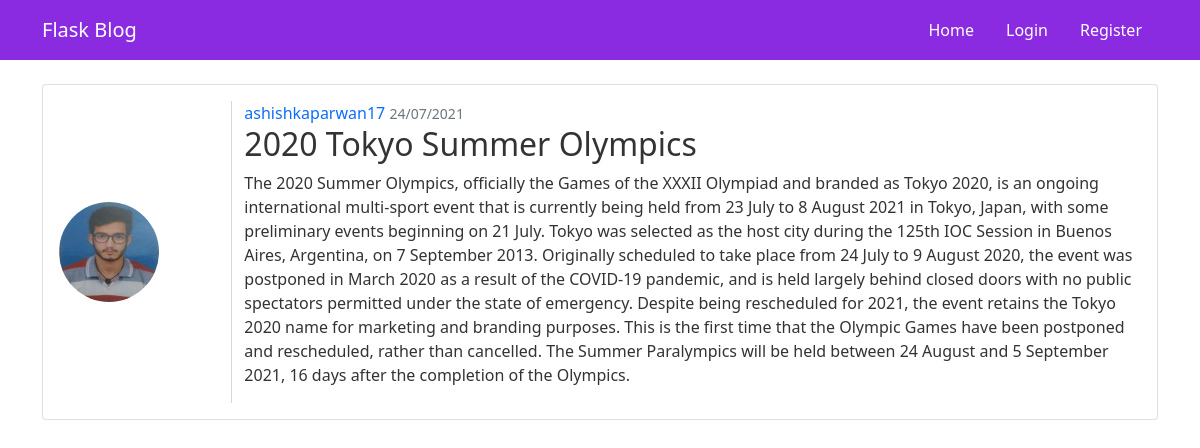
/post/1, run on the app's committed database.
### flaskblog/models.py (models this page shows, shortened)
class User(db.Model, UserMixin):
    id=db.Column(db.Integer,primary_key=True)
    username=db.Column(db.String(20),unique=True,nullable=False)
    email=db.Column(db.String(120),unique=True,nullable=False)
    image_file=db.Column(db.String(20),nullable=False,default='default.jpeg')
    password=db.Column(db.String(60),nullable=False)
    posts=db.relationship('Post',backref='author',lazy=True)

class Post(db.Model):
    id=db.Column(db.Integer,primary_key=True)
    title=db.Column(db.String(100),nullable=False)
    date_posted=db.Column(db.DateTime,nullable=False,default=datetime.utcnow)
    content=db.Column(db.Text, nullable=False)
    user_id=db.Column(db.Integer,db.ForeignKey('user.id'),nullable=False)

### flaskblog/routes.py (the view)
@app.route('/post/<int:post_id>', methods=['POST','GET'])
def post(post_id):
    post=Post.query.get_or_404(post_id)
    return render_template('post.html',title=post.title,post=post)

### flaskblog/templates/post.html (shortened to what this page needs)
{% extends 'layout.html' %}
{% block body %}
<div class="card my-4">
    <div class="card-body">
        <div class="row">
            <div class="col-2">
                <img class='rounded-circle post-img' src="{{url_for('static',filename=post.author.image_file)}}">
            </div>
            <div class="col-10">
                <a href="{{url_for('user_posts',username=post.author.username)}}">{{ post.author.username }}</a>
                <small class="text-muted">{{ post.date_posted.strftime('%d/%m/%Y') }}</small>
                <h2>{{post.title}}</h2>
                <p>{{post.content}}</p>
            </div>
        </div>
    </div>
</div>
{% endblock body %}

### flaskblog/static/style.css (style rules this page uses)
body { color: #333333; }
.card-body a { text-decoration: none; }
.post-img { height: 100px; width: 100px; }
.row { align-items: center; }
.col-10 { border-left: 1px solid #d0d8db; }

### data on the page
User: image_file (picture), author.username "ashishkaparwan17"
Post: date_posted "24/07/2021", title "2020 Tokyo Summer Olympics", content "The 2020 Summer Olympics, officially the Games of the XXXII Olympiad and branded as Tokyo 2020, is an ongoing international multi-sport event that is currently being held from 23 July to 8 August 2021 in Tokyo, Japan, with some preliminary events beginning on 21 July. Tokyo was selected as the host city during the 125th IOC Session in Buenos Aires, Argentina, on 7 September 2013. Originally scheduled to take place from 24 July to 9 August 2020, the event was postponed in March 2020 as a result of the COVID-19 pandemic, and is held largely behind closed doors with no public spectators permitted under the state of emergency. Despite being rescheduled for 2021, the event retains the Tokyo 2020…"
